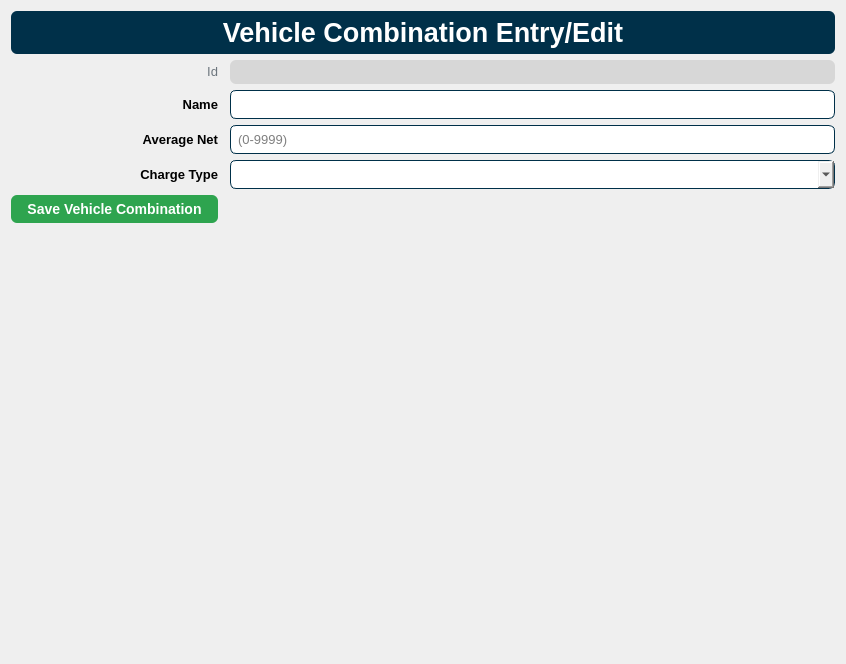
      <widget class="QWidget" name="pageVehicleCombinationEntry">
       <layout class="QGridLayout" name="gridLayout_15">
        <item row="2" column="2">
         <widget class="QLineEdit" name="txtVehicleCombination_Name">
          <property name="styleSheet">
           <string notr="true">border: 1px solid #003049;
border-radius: 6px;
font-family: &quot;Helvetica&quot;;
font-size: 10pt;
padding: 5px;</string>
          </property>
          <property name="maxLength">
           <number>30</number>
          </property>
         </widget>
        </item>
        <item row="6" column="0" colspan="3">
         <spacer name="verticalSpacer_5">
          <property name="orientation">
           <enum>Qt::Vertical</enum>
          </property>
          <property name="sizeHint" stdset="0">
           <size>
            <width>824</width>
            <height>430</height>
           </size>
          </property>
         </spacer>
        </item>
        <item row="0" column="0" colspan="3">
         <widget class="QLabel" name="lblVehicleCombinationEntry_Header">
          <property name="styleSheet">
           <string notr="true">border: 1px solid rgba(27, 31, 35, .15);
border-radius: 6px;
background-color: #003049;
color: #ffffff;
font-size: 20pt;
font-family: &quot;Helvetica&quot;;
font-style: normal;
font-weight: 700;
padding: 6px;</string>
          </property>
          <property name="text">
           <string>Vehicle Combination Entry/Edit</string>
          </property>
          <property name="alignment">
           <set>Qt::AlignCenter</set>
          </property>
         </widget>
        </item>
        <item row="1" column="0">
         <widget class="QLabel" name="lblVehicleCombinationId_Label">
          <property name="sizePolicy">
           <sizepolicy hsizetype="Preferred" vsizetype="Maximum">
            <horstretch>0</horstretch>
            <verstretch>0</verstretch>
           </sizepolicy>
          </property>
          <property name="layoutDirection">
           <enum>Qt::LeftToRight</enum>
          </property>
          <property name="styleSheet">
           <string notr="true">color: #6c757d;
font-family: &quot;Helvetica&quot;;
font-weight: 300;
font-size: 10pt</string>
          </property>
          <property name="text">
           <string>Id</string>
          </property>
          <property name="alignment">
           <set>Qt::AlignRight|Qt::AlignTrailing|Qt::AlignVCenter</set>
          </property>
         </widget>
        </item>
        <item row="1" column="2">
         <widget class="QLabel" name="lblVehicleCombinationId">
          <property name="sizePolicy">
           <sizepolicy hsizetype="Preferred" vsizetype="Minimum">
            <horstretch>0</horstretch>
            <verstretch>0</verstretch>
           </sizepolicy>
          </property>
          <property name="styleSheet">
           <string notr="true">background-color: rgb(215, 215, 215);
border-radius: 6px;
font-family: &quot;Helvetica&quot;;
padding: 5px;</string>
          </property>
          <property name="text">
           <string/>
          </property>
         </widget>
        </item>
        <item row="2" column="0">
         <widget class="QLabel" name="lblVehicleCombination_Name">
          <property name="sizePolicy">
           <sizepolicy hsizetype="Preferred" vsizetype="Maximum">
            <horstretch>0</horstretch>
            <verstretch>0</verstretch>
           </sizepolicy>
          </property>
          <property name="layoutDirection">
           <enum>Qt::LeftToRight</enum>
          </property>
          <property name="styleSheet">
           <string notr="true">font-family: &quot;Helvetica&quot;;
font-weight: 700;
font-size: 10pt;</string>
          </property>
          <property name="text">
           <string>Name</string>
          </property>
          <property name="alignment">
           <set>Qt::AlignRight|Qt::AlignTrailing|Qt::AlignVCenter</set>
          </property>
         </widget>
        </item>
        <item row="3" column="2">
         <widget class="QLineEdit" name="txtVehicleCombination_Net">
          <property name="styleSheet">
           <string notr="true">border: 1px solid #003049;
border-radius: 6px;
font-family: &quot;Helvetica&quot;;
font-size: 10pt;
padding: 5px;</string>
          </property>
          <property name="placeholderText">
           <string>(0-9999)</string>
          </property>
         </widget>
        </item>
        <item row="3" column="0">
         <widget class="QLabel" name="lblVehicleCombination_Net">
          <property name="styleSheet">
           <string notr="true">font-family: &quot;Helvetica&quot;;
font-weight: 700;
font-size: 10pt;</string>
          </property>
          <property name="text">
           <string>Average Net</string>
          </property>
          <property name="alignment">
           <set>Qt::AlignRight|Qt::AlignTrailing|Qt::AlignVCenter</set>
          </property>
         </widget>
        </item>
        <item row="4" column="0">
         <widget class="QLabel" name="lblVehicleCombination_ChargeType">
          <property name="styleSheet">
           <string notr="true">font-family: &quot;Helvetica&quot;;
font-weight: 700;
font-size: 10pt;</string>
          </property>
          <property name="text">
           <string>Charge Type</string>
          </property>
          <property name="alignment">
           <set>Qt::AlignRight|Qt::AlignTrailing|Qt::AlignVCenter</set>
          </property>
         </widget>
        </item>
        <item row="4" column="2">
         <widget class="QComboBox" name="cmbVehicleCombination_ChargeType">
          <property name="styleSheet">
           <string notr="true">border: 1px solid #003049;
border-radius: 6px;
font-family: &quot;Helvetica&quot;;
font-size: 10pt;
padding: 5px;</string>
          </property>
         </widget>
        </item>
        <item row="5" column="0">
         <widget class="QPushButton" name="btnSaveVehicleCombination">
          <property name="focusPolicy">
           <enum>Qt::NoFocus</enum>
          </property>
          <property name="styleSheet">
           <string notr="true">background-color: #2ea44f;
border: 1px solid rgba(27, 31, 35, .15);
border-radius: 6px;
color: #fff;
font-family: &quot;Helvetica&quot;;
font-size: 14px;
font-weight: 600;
line-height: 20px;
padding: 6px 16px;
position: relative;
text-align: center;
text-decoration: none;
vertical-align: middle;
white-space: nowrap;</string>
          </property>
          <property name="text">
           <string>Save Vehicle Combination</string>
          </property>
         </widget>
        </item>
       </layout>
      </widget>
